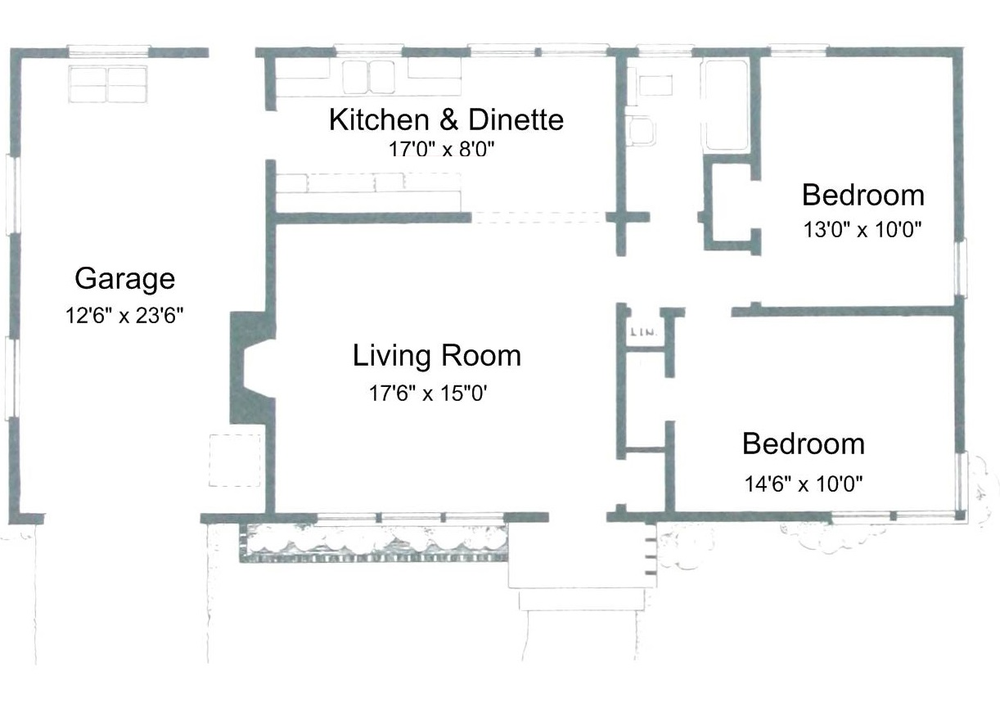
#> input picture 37771263-detect-text-area/1.png, 1000 x 702 px, shrunk from 1222 x 858 before the run
$ python detect_text_area.py
#> lines starting #> are read from the running program, lines starting #| are printed output that depends on the picture; after the words box and inside, x2 and y2 are one past the last pixel; in counts of white or black regions, pixels touching at a corner belong together
import cv2

image = cv2.imread('1.png')
#> image is the input picture: shape (702, 1000, 3); mean B, G, R 245.2, 245.1, 244.2
gray = cv2.cvtColor(image, cv2.COLOR_BGR2GRAY)
blur = cv2.GaussianBlur(gray, (9,9), 0)
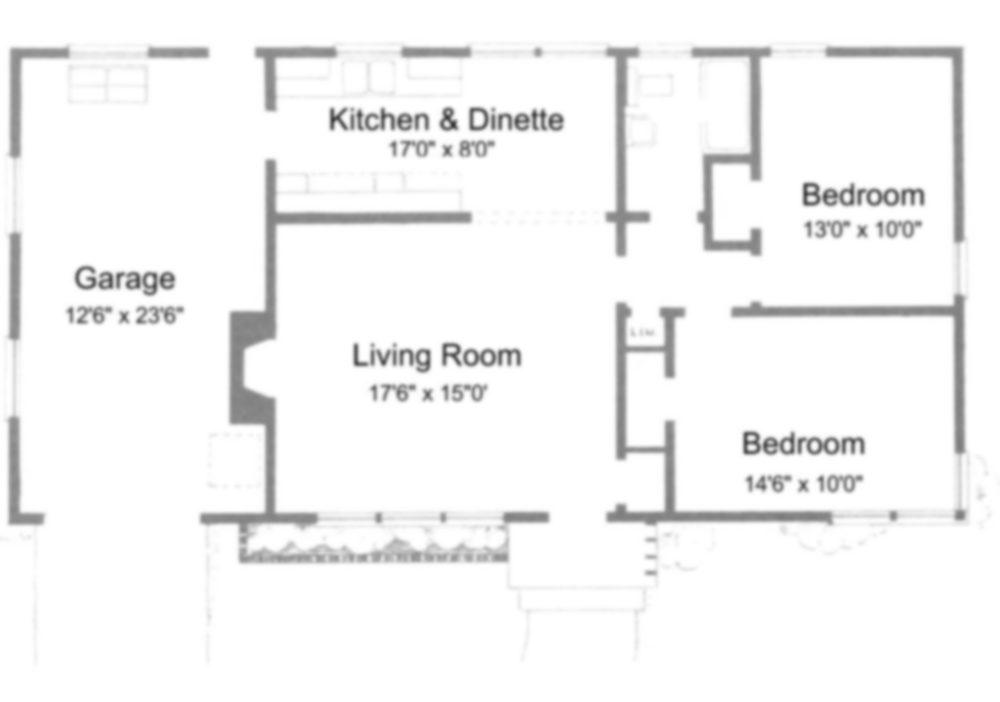
#> blur: shape (702, 1000); min 53, max 255, mean 244.8
thresh = cv2.adaptiveThreshold(blur,255,cv2.ADAPTIVE_THRESH_GAUSSIAN_C, cv2.THRESH_BINARY_INV,11,30)
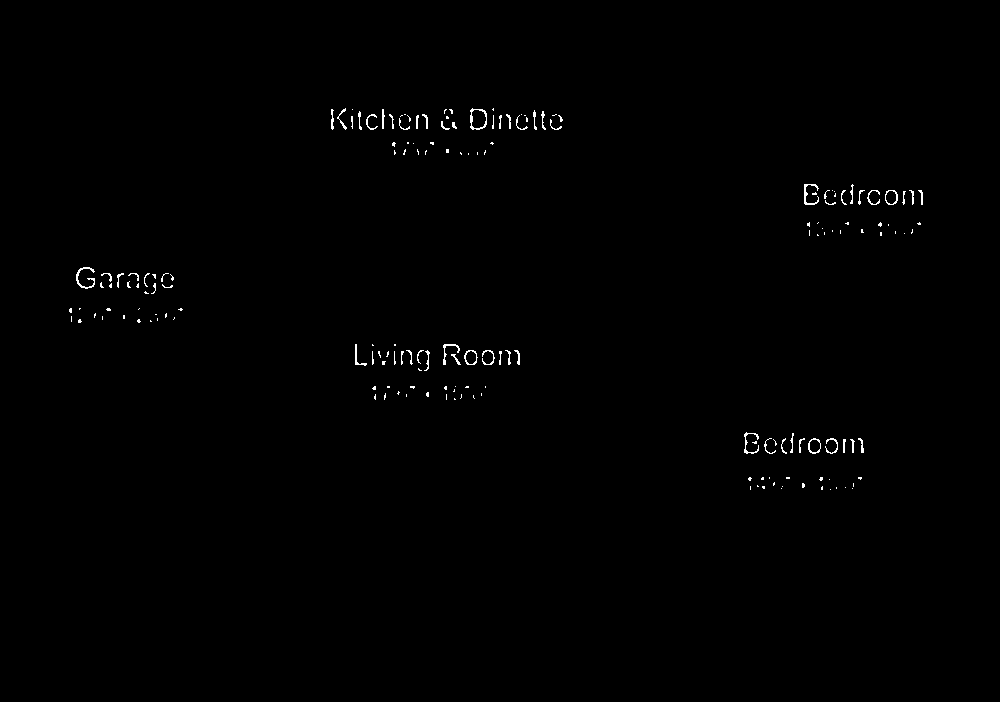
#> thresh: shape (702, 1000); 0.46% white in thin lines or dots, all inside (x1, y1, x2, y2) = (69, 108, 923, 490)

kernel = cv2.getStructuringElement(cv2.MORPH_RECT, (9,9))
dilate = cv2.dilate(thresh, kernel, iterations=4)
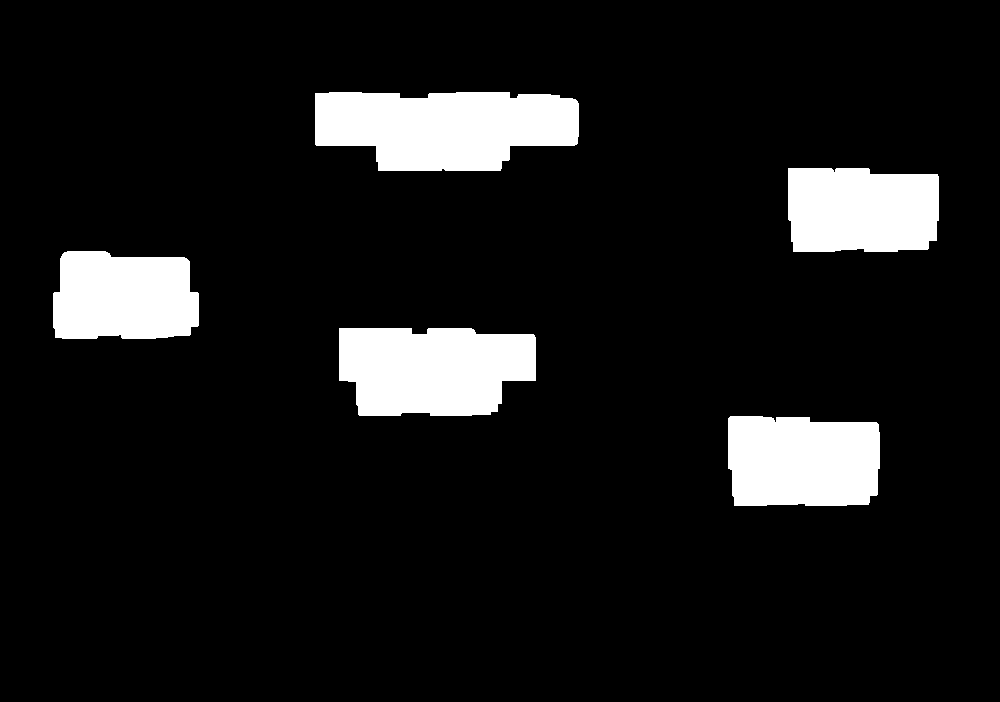
#> dilate: shape (702, 1000); 9.7% white; 5 white regions

cnts = cv2.findContours(dilate, cv2.RETR_EXTERNAL, cv2.CHAIN_APPROX_SIMPLE)
#> cnts = 5 contours; box (x1, y1, x2, y2) and area: (315, 92, 579, 171) 16631, (339, 328, 536, 416) 14610, (728, 416, 880, 506) 12560, (788, 168, 939, 252) 11642, (53, 251, 199, 339) 11180
cnts = cnts[0] if len(cnts) == 2 else cnts[1]

ROI_number = 0
for c in cnts:
    area = cv2.contourArea(c)
    if area > 10000:
        x,y,w,h = cv2.boundingRect(c)
        cv2.rectangle(image, (x, y), (x + w, y + h), (36,255,12), 3)
#> this loop made 5 passes
#> (area, x, y, w, h) on passes 1 to 5: (12560.5, 728, 416, 152, 90), (14610.5, 339, 328, 197, 88), (11179.5, 53, 251, 146, 88), (11641.5, 788, 168, 151, 84), (16631, 315, 92, 264, 79)
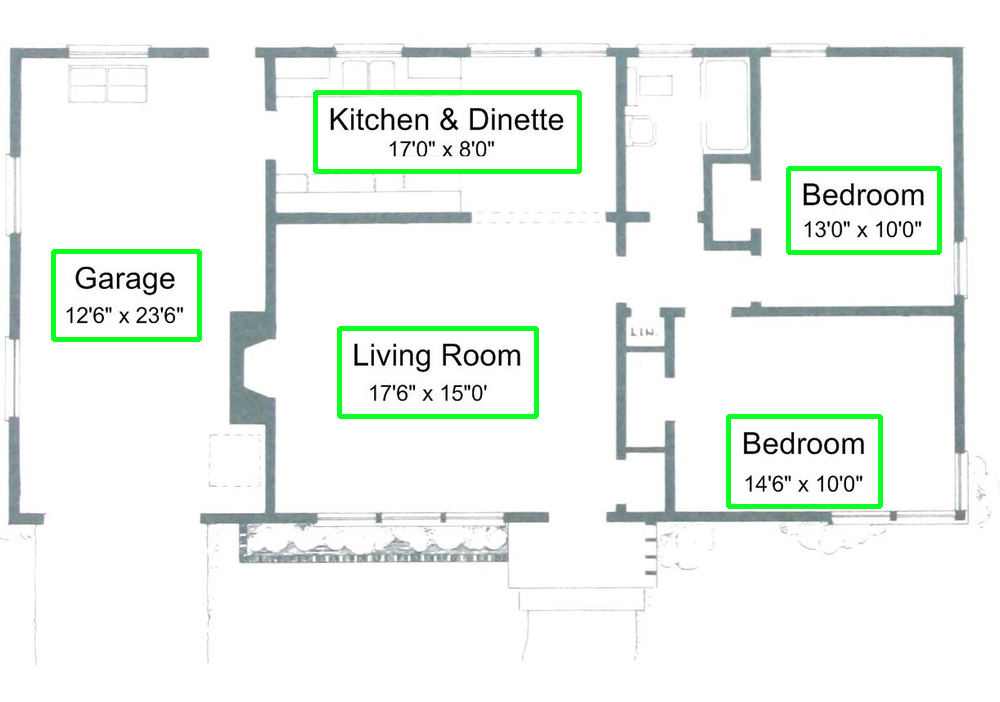
#> image: shape (702, 1000, 3); 1.9% of pixels changed, all inside (x1, y1, x2, y2) = (51, 90, 942, 509)
        # ROI = image[y:y+h, x:x+w]
        # cv2.imwrite('ROI_{}.png'.format(ROI_number), ROI)
        # ROI_number += 1

cv2.imshow('thresh', thresh)
cv2.imshow('dilate', dilate)
cv2.imshow('image', image)
cv2.waitKey()
